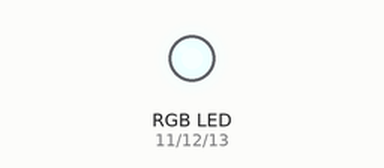
This program was run on a simulated Raspberry Pi (header pin numbers). Shown: an RGB LED mixed from three pins (HIGH = lit).

Above: at 0.05 s.
Timing chart, 0 to 10.4 s (numbered marks = the images above):
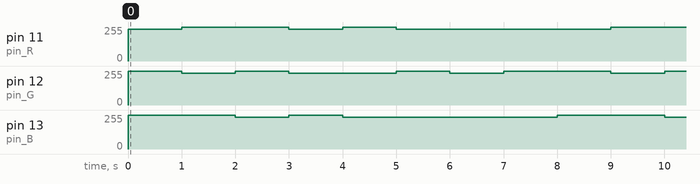

The program:

rgb.py
```python
import RPi.GPIO as GPIO
import time

colors = [0xFF0000, 0x00FF00, 0x0000FF, 0xFFFF00, 0x00FFFF, 0xFF00FF, 0xFFFFFF, 0x9400D3]
pins = {'pin_R':11, 'pin_G':12, 'pin_B':13}  # pins is a dict

GPIO.setmode(GPIO.BOARD)       # Numbers GPIOs by physical location
for i in pins:
        GPIO.setup(pins[i], GPIO.OUT)   # Set pins' mode is output
        GPIO.output(pins[i], GPIO.HIGH) # Set pins to high(+3.3V) to off led

p_R = GPIO.PWM(pins['pin_R'], 2000)  # set Frequece to 2KHz
p_G = GPIO.PWM(pins['pin_G'], 2000)
p_B = GPIO.PWM(pins['pin_B'], 2000)

p_R.start(0)      # Initial duty Cycle = 0(leds off)
p_G.start(0)
p_B.start(0)

def map(x, in_min, in_max, out_min, out_max):
        return (x - in_min) * (out_max - out_min) / (in_max - in_min) + out_min

def setColor(col):   # For example : col = 0x112233
        R_val = (col & 0x110000) >> 16
        G_val = (col & 0x001100) >> 8
        B_val = (col & 0x000011) >> 0

        R_val = map(R_val, 0, 255, 0, 100)
        G_val = map(G_val, 0, 255, 0, 100)
        B_val = map(B_val, 0, 255, 0, 100)

        p_R.ChangeDutyCycle(100-R_val)     # Change duty cycle
        p_G.ChangeDutyCycle(100-G_val)
        p_B.ChangeDutyCycle(100-B_val)

try:
        while True:
                for col in colors:
                        setColor(col)
                        time.sleep(1.0)
except KeyboardInterrupt:
        p_R.stop()
        p_G.stop()
        p_B.stop()
        for i in pins:
                GPIO.output(pins[i], GPIO.HIGH)    # Turn off all leds
        GPIO.cleanup()
```

Measured:
- by itself, pin 11 (pin_R): repeats every 8.0 s: 255/255 2.0 s, 238/255 1.0 s, 255/255 1.0 s, 238/255 2.0 s, 239/255 1.0 s, 238/255 1.0 s
- by itself, pin 12 (pin_G): repeats every 8.0 s: 238/255 1.0 s, 255/255 1.0 s, 238/255 2.0 s, 255/255 1.0 s, 238/255 1.0 s, 255/255 2.0 s
- by itself, pin 13 (pin_B): repeats every 8.0 s: 238/255 1.0 s, 255/255 1.0 s, 238/255 4.0 s, 255/255 2.0 s
